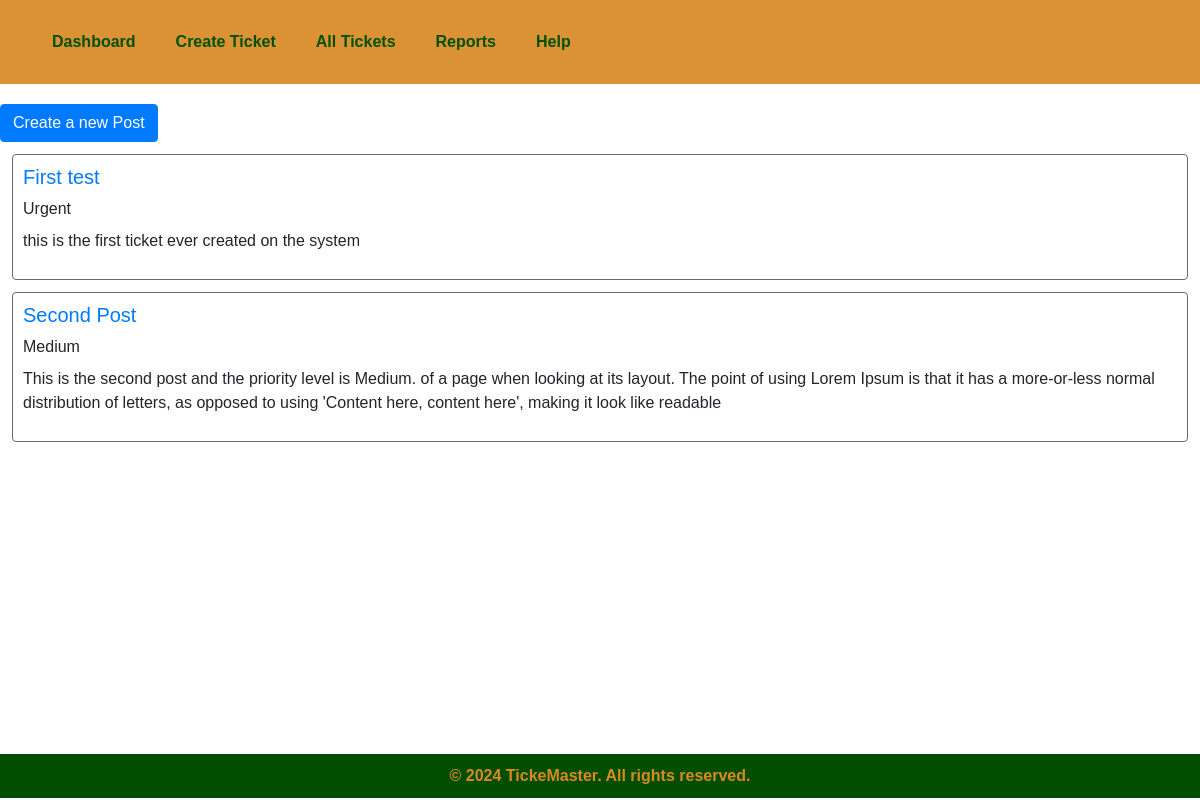
Page /list on the committed database.
### tickets/models.py (models this page shows)
class Post(models.Model):
    title = models.CharField(max_length=200)
    priority = models.IntegerField(choices=PostPriority, null=True, blank=True)
    content = models.TextField()
    created_at = models.DateTimeField(auto_now_add=True)

### tickets/views.py (the view)
# urls.py: path('list', ListPosts.as_view(), name= "list"),
class ListPosts(ListView):
    model = Post
    template_name = "tickets/list.html"
    context_object_name = 'posts'
    def get_queryset(self):
        return Post.objects.all()

### tickets/templates/tickets/list.html
{% extends 'base.html' %}
{% block content %}
<div class="list">
    <div>
        <a href="{% url 'create' %}" class="btn btn-primary">Create a new Post</a>
    </div>
    {% for record in posts%}
    <div class="ticket priority-{{record.get_priority_display}}">
        <h5 class="title"><a href="{% url 'detail' record.id %}">{{record.title}}</a></h5>
        <label class="priority">{{ record.get_priority_display }}</label>
        <p class="content">{{record.content}}</p>
    </div>
    {% endfor%}
</div>
{% endblock %}

### tickets/templates/base.html (shortened to what this page needs)
{% load static %}
<!DOCTYPE html>
<html lang="en">
<head>
    <link href="https://maxcdn.bootstrapcdn.com/bootstrap/4.5.2/css/bootstrap.min.css" rel="stylesheet">
    <link href="{% static '/css/base.css' %}" rel="stylesheet">
    <link href="https://cdnjs.cloudflare.com/ajax/libs/font-awesome/6.0.0-beta3/css/all.min.css " rel="stylesheet">
</head>
<body>
    {% include 'navbar.html' %}
    <main class="container-fuild">
    {% block content %}
    {% endblock %}
    </main>
    <footer>
        &copy; 2024 TickeMaster. All rights reserved.
    </footer>
</body>
</html>

### tickets/templates/navbar.html
<nav class="navbar">
    <div class="navbar">
        <a href="{% url  'home' %}" class="tab-link">Dashboard</a>
        <a href="{% url 'create' %}" class="tab-link">Create Ticket</a>
        <a href="{% url 'list' %}" class="tab-link">All Tickets</a>
        <a href="#reports" class="tab-link">Reports</a>
        <a href="#help" class="tab-link">Help</a>
    </div>
</nav>

### static/css/base.css (style rules this page uses)
body { font-family: Arial, sans-serif; }
.container-fuild { padding: 20px 0; min-height: calc(100vh - 130px); }
.navbar { overflow: hidden; background-color: rgb(218, 146, 52); color: rgb(4, 61, 4); font-weight: bold; }
.navbar a { float: left; display: block; color: rgb(2, 80, 2); font-weight: bold; text-align: center; padding: 14px 20px; text-decoration: none; }
footer { text-align: center; padding: 10px 0; background-color: rgb(1, 78, 1); color: rgb(218, 137, 31); font-weight: bold; width: 100%; box-sizing: border-box; bottom: 0; left: 0; }
.list .ticket { border: 1px solid #6a6a6a; border-radius: 4px; background-color: white; padding: 10px; margin: 12px; }

### rows in the picture
Post: title "First test", priority "Urgent", content "this is the first ticket ever created on the system"
Post: title "Second Post", priority "Medium", content "This is the second post and the priority level is Medium. of a page when looking at its layout. The point of using Lorem Ipsum is that it has a more-or-less normal distribution of letters, as opposed to using 'Content here, content here', making it look like readable"
